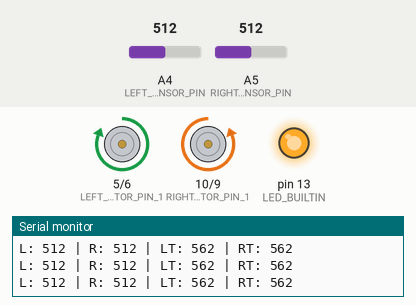
The sketch below on a simulated Arduino Uno, built with avr-gcc and run on an emulated ATmega328P. On the bench: motor-driver pin pairs drawn as motors (green arrow = first pin HIGH = forward, orange = second pin HIGH = backward, longer = more drive), output pins drawn as LEDs (lit = HIGH), the last lines printed to the serial monitor. The inputs (shaded band) are chosen by the test bench; at power-on: A4 (LEFT_SENSOR_PIN) = 512, A5 (RIGHT_SENSOR_PIN) = 512. Pins used as bus, display or sensor lines are not drawn.

Above: at 2.2 s.
2.3 s: A4 (LEFT_SENSOR_PIN) set to 550
5.3 s: A4 (LEFT_SENSOR_PIN) set to 571
At 6.2 s:
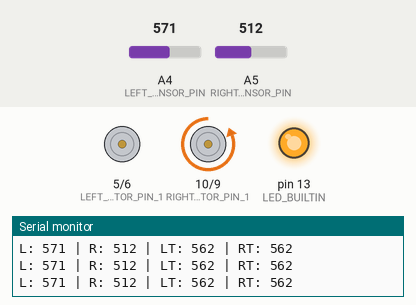
6.8 s: A5 (RIGHT_SENSOR_PIN) set to 110
8.3 s: A5 (RIGHT_SENSOR_PIN) set to 92
11.3 s: A5 (RIGHT_SENSOR_PIN) set to 545
14.3 s: A5 (RIGHT_SENSOR_PIN) set to 574
At 15.4 s:
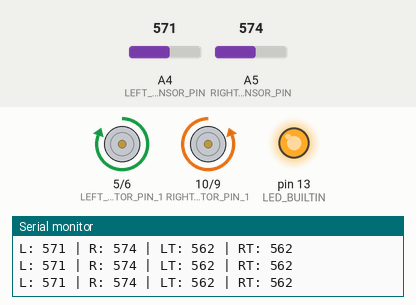
Timing chart, 0 to 16.8 s (numbered marks = the images above; inputs shaded):
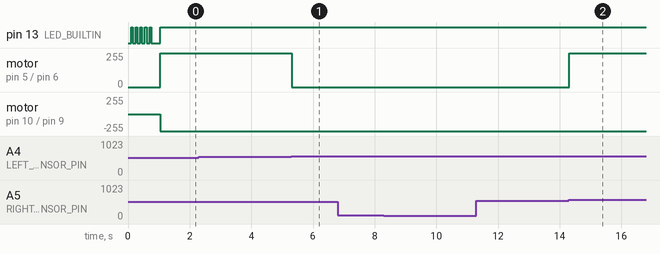

The sketch:

LineFollower2IRWithCalibration.ino
```cpp
// Line Follower Robot com Controle Digital Simplificado (Full Speed)

#define LEFT_SENSOR_PIN A4
#define RIGHT_SENSOR_PIN A5

// Pinos usados como alimentação (VCC) para os sensores
#define SENSOR_POWER_PIN_1 2
#define SENSOR_POWER_PIN_2 3

// Motor pins (L293D)
// Motor A - Esquerdo
#define LEFT_MOTOR_PIN_1 5
#define LEFT_MOTOR_PIN_2 6
// Motor B - Direito
#define RIGHT_MOTOR_PIN_1 10
#define RIGHT_MOTOR_PIN_2 9

// Variáveis dinâmicas para threshold de cada sensor
int leftThreshold = 0;
int rightThreshold = 0;

// Leituras dos sensores
int leftSensorValue = 0;
int rightSensorValue = 0;


void setup() {
  Serial.begin(9600);

  // Configura pinos dos motores
  pinMode(LEFT_MOTOR_PIN_1, OUTPUT);
  pinMode(LEFT_MOTOR_PIN_2, OUTPUT);
  pinMode(RIGHT_MOTOR_PIN_1, OUTPUT);
  pinMode(RIGHT_MOTOR_PIN_2, OUTPUT);

  // Configura pinos dos sensores
  pinMode(LEFT_SENSOR_PIN, INPUT);
  pinMode(RIGHT_SENSOR_PIN, INPUT);

  // Liga alimentação dos sensores via pinos digitais (evita pulso baixo)
  digitalWrite(SENSOR_POWER_PIN_1, HIGH);
  digitalWrite(SENSOR_POWER_PIN_2, HIGH);
  pinMode(SENSOR_POWER_PIN_1, OUTPUT);
  pinMode(SENSOR_POWER_PIN_2, OUTPUT);

  // Configura LED embutido
  pinMode(LED_BUILTIN, OUTPUT);
  digitalWrite(LED_BUILTIN, LOW);

  // Garante motores parados antes da calibração
  digitalWrite(RIGHT_MOTOR_PIN_1, LOW);
  digitalWrite(RIGHT_MOTOR_PIN_2, LOW);
  digitalWrite(LEFT_MOTOR_PIN_1, LOW);
  digitalWrite(LEFT_MOTOR_PIN_2, LOW);
  delay(100);

  // Calibração dinâmica com LED piscando
  calibrateThresholds();

  Serial.print("Left Threshold: ");
  Serial.print(leftThreshold);
  Serial.print(" | Right Threshold: ");
  Serial.println(rightThreshold);
  Serial.println("START");
  delay(100);
  digitalWrite(LED_BUILTIN, LOW);
  delay(100);
  digitalWrite(LED_BUILTIN, HIGH);
}

void loop() {
  readSensors();
  simpleControl();

  printDebugInfo();
  delay(10);
}

// Calibra thresholds individuais piscando o LED durante cada amostra
void calibrateThresholds() {
  long leftSum = 0;
  long rightSum = 0;

  for (int i = 0; i < 5; i++) {
    digitalWrite(LED_BUILTIN, HIGH);
    delay(50);
    digitalWrite(LED_BUILTIN, LOW);
    delay(100);

    leftSum += analogRead(LEFT_SENSOR_PIN);
    rightSum += analogRead(RIGHT_SENSOR_PIN);
  }

  digitalWrite(LED_BUILTIN, LOW);

  leftThreshold = (leftSum / 5) + 50;
  rightThreshold = (rightSum / 5) + 50;
}

void readSensors() {
  leftSensorValue = analogRead(LEFT_SENSOR_PIN);
  rightSensorValue = analogRead(RIGHT_SENSOR_PIN);
}

// Controle normal usando sensores laterais
void simpleControl() {
  bool leftOnLine = (leftSensorValue < leftThreshold);
  bool rightOnLine = (rightSensorValue < rightThreshold);

  if (leftOnLine && !rightOnLine) {
    digitalWrite(RIGHT_MOTOR_PIN_1, LOW);
    digitalWrite(RIGHT_MOTOR_PIN_2, LOW);
    digitalWrite(LEFT_MOTOR_PIN_1, HIGH);
    digitalWrite(LEFT_MOTOR_PIN_2, LOW);
  }
  else if (rightOnLine && !leftOnLine) {
    digitalWrite(LEFT_MOTOR_PIN_1, LOW);
    digitalWrite(LEFT_MOTOR_PIN_2, LOW);
    digitalWrite(RIGHT_MOTOR_PIN_1, LOW);
    digitalWrite(RIGHT_MOTOR_PIN_2, HIGH);
  }
  else {
    digitalWrite(LEFT_MOTOR_PIN_1, HIGH);
    digitalWrite(LEFT_MOTOR_PIN_2, LOW);
    digitalWrite(RIGHT_MOTOR_PIN_1, LOW);
    digitalWrite(RIGHT_MOTOR_PIN_2, HIGH);
  }
}


void printDebugInfo() {
  Serial.print("L: ");
  Serial.print(leftSensorValue);
  Serial.print(" | R: ");
  Serial.print(rightSensorValue);
  Serial.print(" | LT: ");
  Serial.print(leftThreshold);
  Serial.print(" | RT: ");
  Serial.println(rightThreshold);
}
```

Measured:
- the behaviour switches between 561 and 562 on A4 (LEFT_SENSOR_PIN) (found by bisection; images 0 and 1)
- the behaviour switches between 561 and 562 on A5 (RIGHT_SENSOR_PIN) (found by bisection; images 1 and 2)
- after the input at 5.3 s, motor on pin 5 (LEFT_MOTOR_PIN_1) / pin 6 (LEFT_MOTOR_PIN_2): forward 255/255 → stopped at once
- after the input at 14.3 s, motor on pin 5 (LEFT_MOTOR_PIN_1) / pin 6 (LEFT_MOTOR_PIN_2): stopped → forward 255/255 at once
